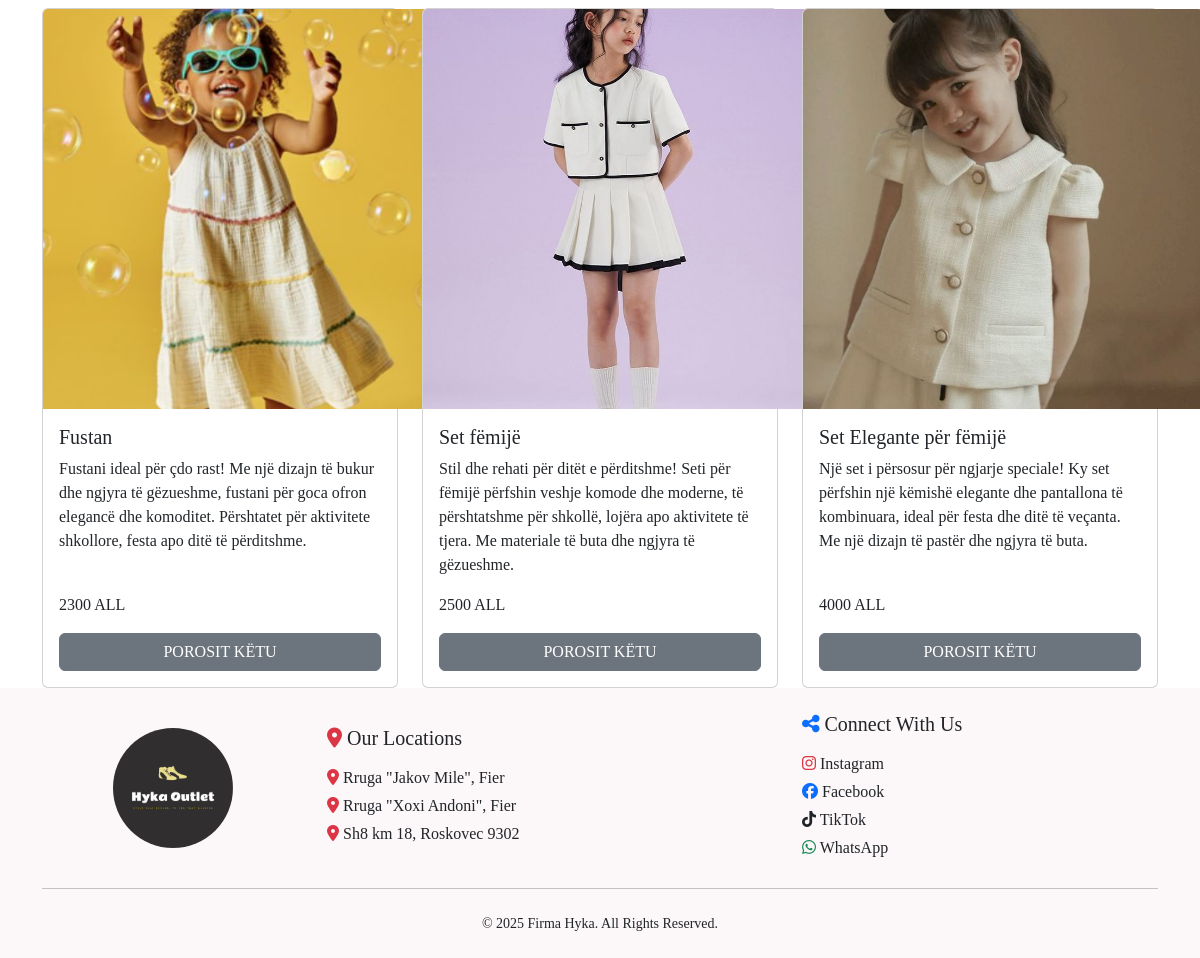
Page /arrival/8 on the committed database.
### application/models.py (models this page shows, shortened)
class Product(models.Model):
    product_title = models.CharField(max_length=450,null=True, blank=True)
    product_image = models.ImageField(upload_to="product/", null=True, blank=True )
    product_price=models.DecimalField(max_digits=5,decimal_places=0,null=True, blank=True)
    product_quantity_int= models.IntegerField(null=True, blank=True)
    product_description = models.TextField(max_length=200,null=True, blank=True)
    product_category = models.ForeignKey(Category, on_delete=models.CASCADE, null=True, blank=True)
    product_trade = models.BooleanField(default=False)
    product_new = models.BooleanField(default=False)
    product_category = models.ForeignKey(Category, on_delete=models.CASCADE, null=True, blank=True)
    product_item = models.ForeignKey(Item, on_delete=models.CASCADE, null=True, blank=True)
    product_arrival = models.ForeignKey(Arrival, on_delete=models.CASCADE, null=True, blank=True)

### application/views.py (the view)
# urls.py: path("arrival/<int:id>", views.arrival, name="arrivalpage"),
def arrival(request, id):
    arrivals = Arrival.objects.get(pk=id)
    reja = Product.objects.filter(product_arrival=arrivals)
    context = {"arrivals": arrivals, "reja": reja}
    return render(request, 'arrival.html', context)

### application/templates/arrival.html (shortened to what this page needs)
<!DOCTYPE html>
{% extends 'index.html' %}
{% load static %}
{% block style %}
<link rel="stylesheet" href="{% static 'css/about.css' %}">
{% endblock %}
{% block content %}
<div class="container">
    <div class="row">
{% for product in reja %}
        <div class="col-12 col-md-2 col-lg-4 d-flex">
          <div class="card flex-fill">
            <img src="{{product.product_image.url}}" class="card-img-top" alt="..." class="img-fluid d-block" class="card-img-top" alt="..." style="width: 400px;height: 400px; object-fit: cover;">
            <div class="card-body d-flex flex-column justify-content-between">
              <div>
              <h5 class="card-title">{{product.product_title}}</h5>
              <p>{{product.product_description}}</p>
            </div>
            <div>
                <p>{{product.product_price}} ALL</p>
              <a href="{% url 'detailspage' product.pk %}" class="btn btn-secondary w-100">POROSIT KËTU</a>
            </div>
            </div>
          </div>
        </div>
        {% endfor %}
    </div>
</div>
{% endblock %}

### application/static/css/about.css (style rules this page uses)
* { margin: 0; padding: 0; box-sizing: border-box; }
body { line-height: 1.5; font-size: 1em; font-family: Georgia, 'Times New Roman', Times, serif; }

### application/templates/arrival.html (style rules this page uses)
img { width: 400px; height: 400px; object-fit: cover; }

### rows in the picture
Product: product_image (picture), product_title "Fustan", product_description "Fustani ideal për çdo rast! Me një dizajn të bukur dhe ngjyra të gëzueshme, fustani për goca ofron elegancë dhe komoditet. Përshtatet për aktivitete shkollore, festa apo ditë të përditshme.", product_price "2300"
Product: product_image (picture), product_title "Set fëmijë", product_description "Stil dhe rehati për ditët e përditshme! Seti për fëmijë përfshin veshje komode dhe moderne, të përshtatshme për shkollë, lojëra apo aktivitete të tjera. Me materiale të buta dhe ngjyra të gëzueshme.", product_price "2500"
Product: product_image (picture), product_title "Set Elegante për fëmijë", product_description "Një set i përsosur për ngjarje speciale! Ky set përfshin një këmishë elegante dhe pantallona të kombinuara, ideal për festa dhe ditë të veçanta. Me një dizajn të pastër dhe ngjyra të buta.", product_price "4000"
